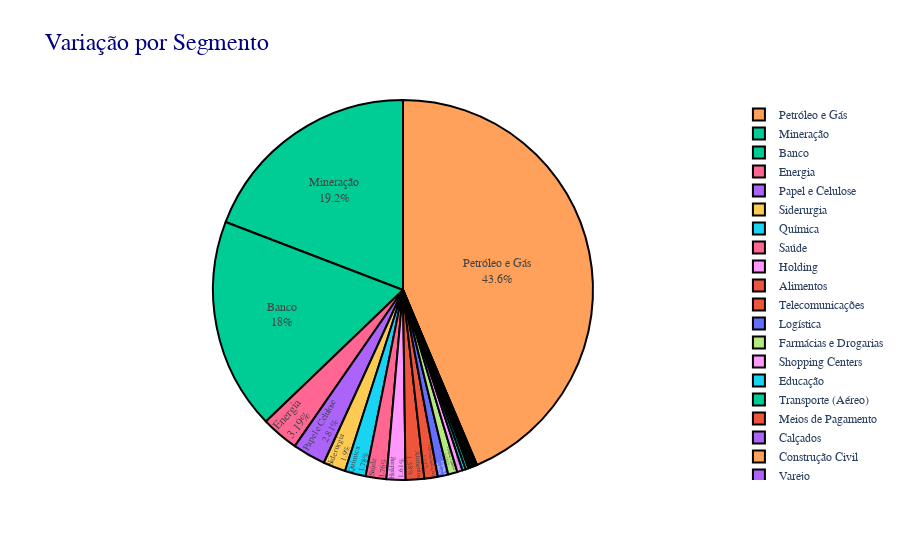

Notebook cell for this chart:
### Code cell
fig = px.pie(df_analise_segmento_subiu, values='Variacao_reias', names='Segmento', 
             title='Variação por Segmento', color='Segmento', 
             color_discrete_map={'Segmento': 'green'})

fig.update_traces(textposition='inside', textinfo='percent+label', 
                  marker=dict(line=dict(color='black', width=2))) 
fig.update_layout(font_family="Arial", font_size=12, title_font_family="Arial", 
                   title_font_size=24, title_font_color="navy")  

fig.show()

### Figure 1 — Plotly figure (JSON) as saved in the notebook; plotly's stock layout.template omitted (floating-point values rounded to 4 significant figures)
{"data": [{"customdata": [["Alimentos"], ["Banco"], ["Calçados"], ["Construção Civil"], ["Educação"], ["Energia"], ["Farmácias e Drogarias"], ["Holding"], ["Locação de Veículos"], ["Logística"], ["Meios de Pagamento"], ["Mineração"], ["Papel e Celulose"], ["Petróleo e Gás"], ["Química"], ["Saúde"], ["Serviços Financeiros"], ["Shopping Centers"], ["Siderurgia"], ["Tecnologia"], ["Telecomunicações"], ["Transporte (Aéreo)"], ["Varejo"]], "domain": {"x": [0, 1], "y": [0, 1]}, "hovertemplate": "Segmento=%{customdata[0]}<br>Variacao_reias=%{value}<extra></extra>", "labels": ["Alimentos", "Banco", "Calçados", "Construção Civil", "Educação", "Energia", "Farmácias e Drogarias", "Holding", "Locação de Veículos", "Logística", "Meios de Pagamento", "Mineração", "Papel e Celulose", "Petróleo e Gás", "Química", "Saúde", "Serviços Financeiros", "Shopping Centers", "Siderurgia", "Tecnologia", "Telecomunicações", "Transporte (Aéreo)", "Varejo"], "legendgroup": "", "marker": {"colors": ["#EF553B", "#00cc96", "#ab63fa", "#FFA15A", "#19d3f3", "#FF6692", "#B6E880", "#FF97FF", "#FECB52", "#636efa", "#EF553B", "#00cc96", "#ab63fa", "#FFA15A", "#19d3f3", "#FF6692", "#B6E880", "#FF97FF", "#FECB52", "#636efa", "#EF553B", "#00cc96", "#ab63fa"], "line": {"color": "black", "width": 2}}, "name": "", "showlegend": true, "textinfo": "percent+label", "textposition": "inside", "type": "pie", "values": [407800000.0, 4637000000.0, 41020000.0, 37530000.0, 72300000.0, 821100000.0, 202400000.0, 416100000.0, 4131000.0, 229800000.0, 43660000.0, 4940000000.0, 722900000.0, 11240000000.0, 457800000.0, 453900000.0, 18070000.0, 117700000.0, 489900000.0, 15600000.0, 292900000.0, 65450000.0, 34830000.0]}], "layout": {"font": {"family": "Arial", "size": 12}, "legend": {"tracegroupgap": 0}, "title": {"font": {"color": "navy", "family": "Arial", "size": 24}, "text": "Variação por Segmento"}}}
